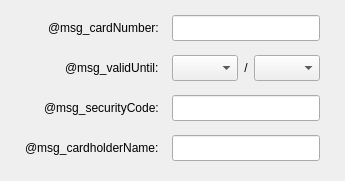
   <widget class="QWidget" name="paymentForm_VISA">
    <layout class="QGridLayout" name="gridLayout">
     <property name="leftMargin">
      <number>25</number>
     </property>
     <property name="topMargin">
      <number>15</number>
     </property>
     <property name="rightMargin">
      <number>25</number>
     </property>
     <property name="bottomMargin">
      <number>0</number>
     </property>
     <property name="horizontalSpacing">
      <number>13</number>
     </property>
     <property name="verticalSpacing">
      <number>14</number>
     </property>
     <item row="0" column="1" alignment="Qt::AlignRight|Qt::AlignVCenter">
      <widget class="QLabel" name="msg_cardNumber">
       <property name="text">
        <string>@msg_cardNumber:</string>
       </property>
      </widget>
     </item>
     <item row="0" column="2">
      <widget class="ValidatedLineEdit" name="input_cardNumber">
       <property name="minimumSize">
        <size>
         <width>148</width>
         <height>26</height>
        </size>
       </property>
       <property name="maximumSize">
        <size>
         <width>148</width>
         <height>26</height>
        </size>
       </property>
       <property name="styleSheet">
        <string notr="true"/>
       </property>
       <property name="maxLength">
        <number>16</number>
       </property>
       <property name="expressions">
        <stringlist notr="true">
         <string>.+</string>
         <string>\d+</string>
         <string>(^\d{16}$)</string>
        </stringlist>
       </property>
       <property name="styles">
        <stringlist notr="true">
         <string>QLineEdit { background-color: #ffcdd2;
  border: 1px solid #de123a;}</string>
         <string>QLineEdit { background-color: #fafafa; border: none; }</string>
         <string>QLineEdit {
    background-color: #f4fff4;
    border: 1px solid rgb(42, 227, 33);
	background-image: url(:/textures/Common/icons/icon1x2_ok_error.png);
	background-repeat: none;
	background-position: top right;
}</string>
        </stringlist>
       </property>
      </widget>
     </item>
     <item row="1" column="1" alignment="Qt::AlignRight|Qt::AlignVCenter">
      <widget class="QLabel" name="msg_validUntil">
       <property name="text">
        <string>@msg_validUntil:</string>
       </property>
      </widget>
     </item>
     <item row="1" column="2">
      <widget class="QWidget" name="cntnr" native="true">
       <property name="minimumSize">
        <size>
         <width>148</width>
         <height>26</height>
        </size>
       </property>
       <property name="maximumSize">
        <size>
         <width>148</width>
         <height>27</height>
        </size>
       </property>
       <property name="styleSheet">
        <string notr="true">.QWidget {
    border: none;
}</string>
       </property>
       <layout class="QHBoxLayout" name="horizontalLayout_3" stretch="0,1,0">
        <property name="spacing">
         <number>0</number>
        </property>
        <property name="leftMargin">
         <number>0</number>
        </property>
        <property name="topMargin">
         <number>0</number>
        </property>
        <property name="rightMargin">
         <number>0</number>
        </property>
        <property name="bottomMargin">
         <number>0</number>
        </property>
        <item alignment="Qt::AlignRight">
         <widget class="CheckedComboBox" name="input_validUntilMonth">
          <property name="minimumSize">
           <size>
            <width>66</width>
            <height>26</height>
           </size>
          </property>
          <property name="maximumSize">
           <size>
            <width>66</width>
            <height>26</height>
           </size>
          </property>
          <property name="currentIndex">
           <number>-1</number>
          </property>
          <item>
           <property name="text">
            <string notr="true">01</string>
           </property>
          </item>
          <item>
           <property name="text">
            <string notr="true">02</string>
           </property>
          </item>
          <item>
           <property name="text">
            <string notr="true">03</string>
           </property>
          </item>
          <item>
           <property name="text">
            <string notr="true">04</string>
           </property>
          </item>
          <item>
           <property name="text">
            <string notr="true">05</string>
           </property>
          </item>
          <item>
           <property name="text">
            <string notr="true">06</string>
           </property>
          </item>
          <item>
           <property name="text">
            <string notr="true">07</string>
           </property>
          </item>
          <item>
           <property name="text">
            <string notr="true">08</string>
           </property>
          </item>
          <item>
           <property name="text">
            <string notr="true">09</string>
           </property>
          </item>
          <item>
           <property name="text">
            <string notr="true">10</string>
           </property>
          </item>
          <item>
           <property name="text">
            <string notr="true">11</string>
           </property>
          </item>
          <item>
           <property name="text">
            <string notr="true">12</string>
           </property>
          </item>
         </widget>
        </item>
        <item>
         <widget class="QLabel" name="slash">
          <property name="text">
           <string notr="true">/</string>
          </property>
          <property name="alignment">
           <set>Qt::AlignCenter</set>
          </property>
         </widget>
        </item>
        <item alignment="Qt::AlignRight">
         <widget class="CheckedComboBox" name="input_validUntilYear">
          <property name="minimumSize">
           <size>
            <width>66</width>
            <height>26</height>
           </size>
          </property>
          <property name="maximumSize">
           <size>
            <width>66</width>
            <height>26</height>
           </size>
          </property>
         </widget>
        </item>
       </layout>
      </widget>
     </item>
     <item row="2" column="1" alignment="Qt::AlignRight|Qt::AlignVCenter">
      <widget class="QLabel" name="msg_securityCode">
       <property name="text">
        <string>@msg_securityCode:</string>
       </property>
      </widget>
     </item>
     <item row="2" column="2">
      <widget class="ValidatedLineEdit" name="input_securityCode">
       <property name="minimumSize">
        <size>
         <width>148</width>
         <height>26</height>
        </size>
       </property>
       <property name="maximumSize">
        <size>
         <width>148</width>
         <height>26</height>
        </size>
       </property>
       <property name="expressions">
        <stringlist notr="true"/>
       </property>
       <property name="styles">
        <stringlist notr="true"/>
       </property>
      </widget>
     </item>
     <item row="3" column="0" colspan="3">
      <widget class="QWidget" name="widget_2" native="true">
       <property name="minimumSize">
        <size>
         <width>0</width>
         <height>46</height>
        </size>
       </property>
       <layout class="QGridLayout" name="gridLayout_5">
        <property name="leftMargin">
         <number>0</number>
        </property>
        <property name="topMargin">
         <number>0</number>
        </property>
        <property name="rightMargin">
         <number>0</number>
        </property>
        <property name="bottomMargin">
         <number>0</number>
        </property>
        <property name="horizontalSpacing">
         <number>13</number>
        </property>
        <property name="verticalSpacing">
         <number>3</number>
        </property>
        <item row="0" column="0" alignment="Qt::AlignRight|Qt::AlignVCenter">
         <widget class="QLabel" name="msg_cardholderName">
          <property name="text">
           <string>@msg_cardholderName:</string>
          </property>
         </widget>
        </item>
        <item row="0" column="1" alignment="Qt::AlignRight|Qt::AlignVCenter">
         <widget class="ValidatedLineEdit" name="input_cardholderName">
          <property name="minimumSize">
           <size>
            <width>148</width>
            <height>26</height>
           </size>
          </property>
          <property name="maximumSize">
           <size>
            <width>148</width>
            <height>26</height>
           </size>
          </property>
          <property name="styleSheet">
           <string notr="true"/>
          </property>
          <property name="expressions">
           <stringlist notr="true"/>
          </property>
          <property name="styles">
           <stringlist notr="true"/>
          </property>
         </widget>
        </item>
        <item row="1" column="0" colspan="2" alignment="Qt::AlignRight|Qt::AlignTop">
         <widget class="InfoMessage" name="errormessage">
          <property name="messages">
           <stringlist>
            <string></string>
            <string>@msg_you_didnt_enter_all_info</string>
           </stringlist>
          </property>
          <property name="styles">
           <stringlist notr="true">
            <string>QLabel {font: 11px &quot;Open Sans&quot;;}</string>
            <string>QLabel {font: 11px &quot;Open Sans&quot;; color: #e53935;}</string>
           </stringlist>
          </property>
          <property name="currentMsgIndex">
           <number>0</number>
          </property>
          <property name="defaultMsgIndex">
           <number>0</number>
          </property>
         </widget>
        </item>
       </layout>
      </widget>
     </item>
     <item row="4" column="0" colspan="3">
      <spacer name="verticalSpacer">
       <property name="orientation">
        <enum>Qt::Vertical</enum>
       </property>
       <property name="sizeHint" stdset="0">
        <size>
         <width>20</width>
         <height>0</height>
        </size>
       </property>
      </spacer>
     </item>
    </layout>
   </widget>
